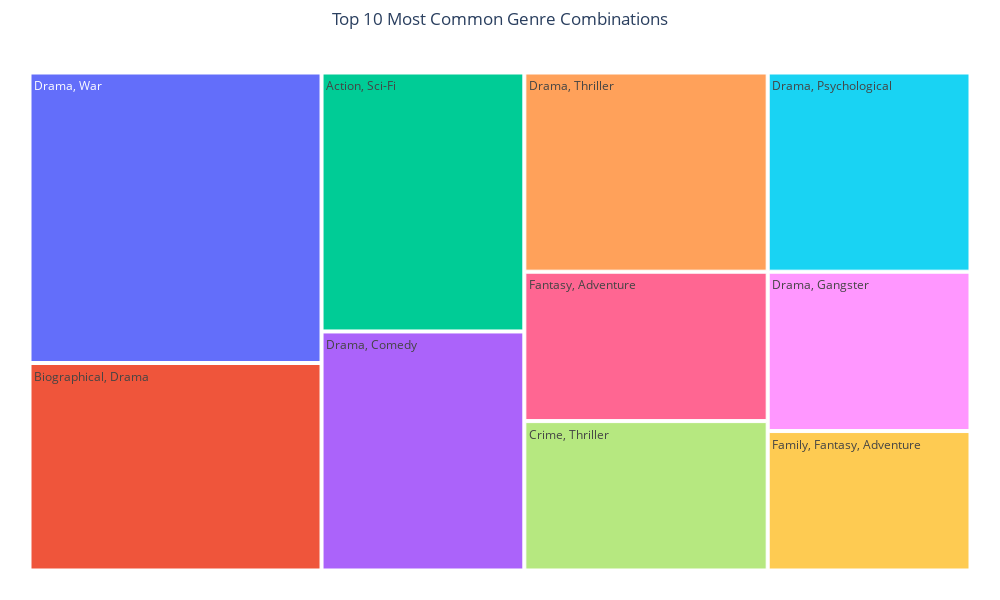

Write notebook code for a chart like this one.
### Code cell
combos = [tuple(sorted(g)) for g in df['genres'] if len(g) > 1]

combo_counts = Counter(combos)
top_combos = combo_counts.most_common(10)

df_combos = pd.DataFrame(top_combos, columns=['combo', 'count'])

unique_genres = set()
for combo in df_combos['combo']:
    unique_genres.update(combo)

genre_translation_subset = {
    'Dramat': 'Drama',
    'Wojenny': 'War',
    'Biograficzny': 'Biographical',
    'Akcja': 'Action',
    'Sci-Fi': 'Sci-Fi',
    'Komedia': 'Comedy',
    'Thriller': 'Thriller',
    'Psychologiczny': 'Psychological',
    'Fantasy': 'Fantasy',
    'Przygodowy': 'Adventure',
    'Kryminał': 'Crime',
    'Gangsterski': 'Gangster',
    'Familijny': 'Family'
}

df_combos['combo_en'] = df_combos['combo'].apply(
    lambda combo: [genre_translation_subset.get(g, g) for g in combo]
)

df_combos['combo_str_en'] = df_combos['combo_en'].apply(lambda x: ', '.join(x))

df_combos['hover_text_en'] = df_combos.apply(
    lambda row: f"Genres = {row['combo_str_en']}<br>Count = {row['count']}", axis=1
)

fig = px.treemap(
    df_combos,
    path=['combo_str_en'],
    values='count',
    title='Top 10 Most Common Genre Combinations',
    hover_data={'hover_text_en': True, 'combo_str_en': False, 'count': False}
)

fig.update_layout(
    title_x=0.5, 
    width=1000,
    height=600,
    margin=dict(t=50, l=25, r=25, b=25)
)

fig.update_traces(hovertemplate='%{customdata[0]}<extra></extra>')
fig.write_html("genres_treemap.html")
#fig.write_image("genres_treemap.png")       # Uncomment to save static png version
fig.show()

### Figure 1 — Plotly figure (JSON) as saved in the notebook; plotly's stock layout.template omitted (floating-point values rounded to 4 significant figures)
{"data": [{"branchvalues": "total", "customdata": [["Genres = Drama, War<br>Count = 21", "Drama, War", 21], ["Genres = Biographical, Drama<br>Count = 15", "Biographical, Drama", 15], ["Genres = Action, Sci-Fi<br>Count = 13", "Action, Sci-Fi", 13], ["Genres = Drama, Comedy<br>Count = 12", "Drama, Comedy", 12], ["Genres = Drama, Thriller<br>Count = 12", "Drama, Thriller", 12], ["Genres = Drama, Psychological<br>Count = 10", "Drama, Psychological", 10], ["Genres = Fantasy, Adventure<br>Count = 9", "Fantasy, Adventure", 9], ["Genres = Crime, Thriller<br>Count = 9", "Crime, Thriller", 9], ["Genres = Drama, Gangster<br>Count = 8", "Drama, Gangster", 8], ["Genres = Family, Fantasy, Adventure<br>Count = 7", "Family, Fantasy, Adventure", 7]], "domain": {"x": [0, 1], "y": [0, 1]}, "hovertemplate": "%{customdata[0]}<extra></extra>", "ids": ["Drama, War", "Biographical, Drama", "Action, Sci-Fi", "Drama, Comedy", "Drama, Thriller", "Drama, Psychological", "Fantasy, Adventure", "Crime, Thriller", "Drama, Gangster", "Family, Fantasy, Adventure"], "labels": ["Drama, War", "Biographical, Drama", "Action, Sci-Fi", "Drama, Comedy", "Drama, Thriller", "Drama, Psychological", "Fantasy, Adventure", "Crime, Thriller", "Drama, Gangster", "Family, Fantasy, Adventure"], "name": "", "parents": ["", "", "", "", "", "", "", "", "", ""], "type": "treemap", "values": [21.0, 15.0, 13.0, 12.0, 12.0, 10.0, 9.0, 9.0, 8.0, 7.0]}], "layout": {"height": 600, "legend": {"tracegroupgap": 0}, "margin": {"b": 25, "l": 25, "r": 25, "t": 50}, "title": {"text": "Top 10 Most Common Genre Combinations", "x": 0.5}, "width": 1000}}
